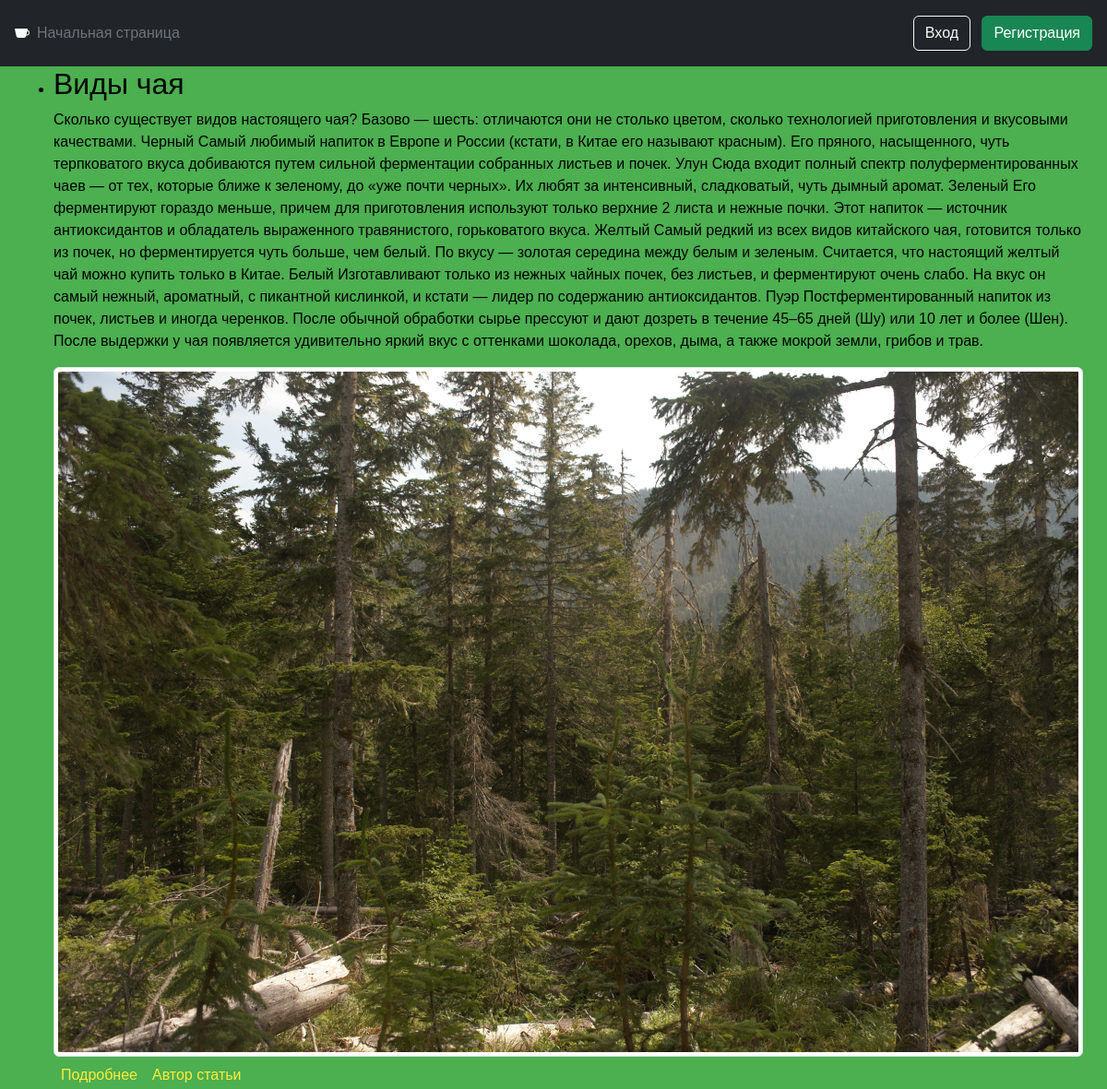
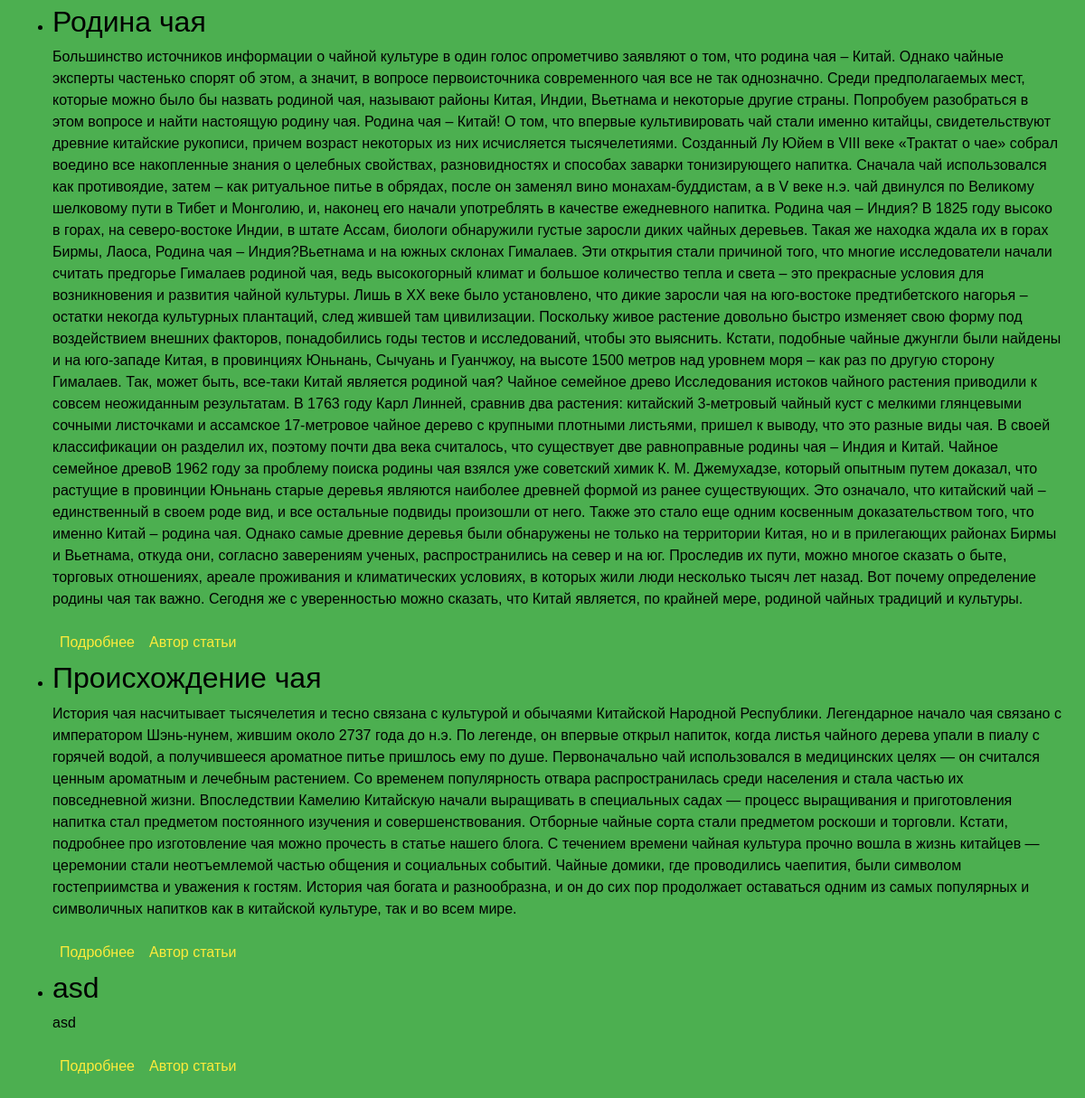
The page / on the database its author committed (2 pictures, top to bottom).
### mem/models.py (models this page shows, shortened)
class Article(models.Model):
    title = models.CharField(max_length=200, verbose_name='Заголовок')
    content = models.TextField(verbose_name='Содержание', null=False)
    image = models.ImageField(
        upload_to="home_images/",
        null=True,
        blank=True,
        verbose_name="Картинка",
    )
    author = models.ForeignKey(MyUser, null=True, on_delete=models.SET_NULL)
    class Meta:
        verbose_name = 'Статья'
        verbose_name_plural = 'Статьи'

### mem/views.py (the view)
# urls.py: path("", IndexView.as_view(), name="index"),
class IndexView(TemplateView):
    template_name = "mem/index.html"
    def get(self, request, *args, **kwargs):
        posts = models.Article.objects.all()
        context = self.get_context_data()
        context.update(posts=posts, **kwargs)
        return self.render_to_response(context)

### templates/mem/index.html (shortened to what this page needs)
{% include 'base.html' %}
<body>
{% block content %}
  <ul>
    {% for post in posts %}
        <div class="container">
          <li>
            <h2>{{ post.title }}</h2>
            <p>{{ post.content }}</p>
            {% if post.image %}
              <img src="{{ post.image.url }}" class="img-thumbnail mw-30">
            {% endif %}
            <div class="d-flex align-items-center justify-content-left">
              <p class="m-2"><a href="{% url 'mem:detail' post.id %}">Подробнее</a></p>
              <p class="m-2"><a href="{% url 'user:detail' post.author.id %}">Автор статьи</a></p>
            </div>
          </li>
        </div>
    {% endfor %}
  </ul>
{% endblock %}
</body>

### static/css/styles.css (style rules this page uses)
body { background-color: #4CAF50; color: black; font-family: Arial, sans-serif; }
h1, h2, h3, h4, h5, h6 { color: black; }
a { color: #ffeb3b; text-decoration: none; }

### rows shown on the page
Article: title "Виды чая", content "Сколько существует видов настоящего чая? Базово — шесть: отличаются они не столько цветом, сколько технологией приготовления и вкусовыми качествами. Черный Самый любимый напиток в Европе и России (кстати, в Китае его называют красным). Его пряного, насыщенного, чуть терпковатого вкуса добиваются путем сильной ферментации собранных листьев и почек. Улун Сюда входит полный спектр полуферментированных чаев — от тех, которые ближе к зеленому, до «уже почти черных». Их любят за интенсивный, сладковатый, чуть дымный аромат. Зеленый Его ферментируют гораздо меньше, причем для приготовления используют только верхние 2 листа и нежные почки. Этот напиток — источник антиоксидантов и обладатель…", image (picture)
Article: title "Родина чая", content "Большинство источников информации о чайной культуре в один голос опрометчиво заявляют о том, что родина чая – Китай. Однако чайные эксперты частенько спорят об этом, а значит, в вопросе первоисточника современного чая все не так однозначно. Среди предполагаемых мест, которые можно было бы назвать родиной чая, называют районы Китая, Индии, Вьетнама и некоторые другие страны. Попробуем разобраться в этом вопросе и найти настоящую родину чая. Родина чая – Китай! О том, что впервые культивировать чай стали именно китайцы, свидетельствуют древние китайские рукописи, причем возраст некоторых из них исчисляется тысячелетиями. Созданный Лу Юйем в VIII веке «Трактат о чае» собрал воедино все…"
Article: title "Происхождение чая", content "История чая насчитывает тысячелетия и тесно связана с культурой и обычаями Китайской Народной Республики. Легендарное начало чая связано с императором Шэнь-нунем, жившим около 2737 года до н.э. По легенде, он впервые открыл напиток, когда листья чайного дерева упали в пиалу с горячей водой, а получившееся ароматное питье пришлось ему по душе. Первоначально чай использовался в медицинских целях — он считался ценным ароматным и лечебным растением. Со временем популярность отвара распространилась среди населения и стала частью их повседневной жизни. Впоследствии Камелию Китайскую начали выращивать в специальных садах — процесс выращивания и приготовления напитка стал предметом постоянного…"
Article: title "asd", content "asd"
